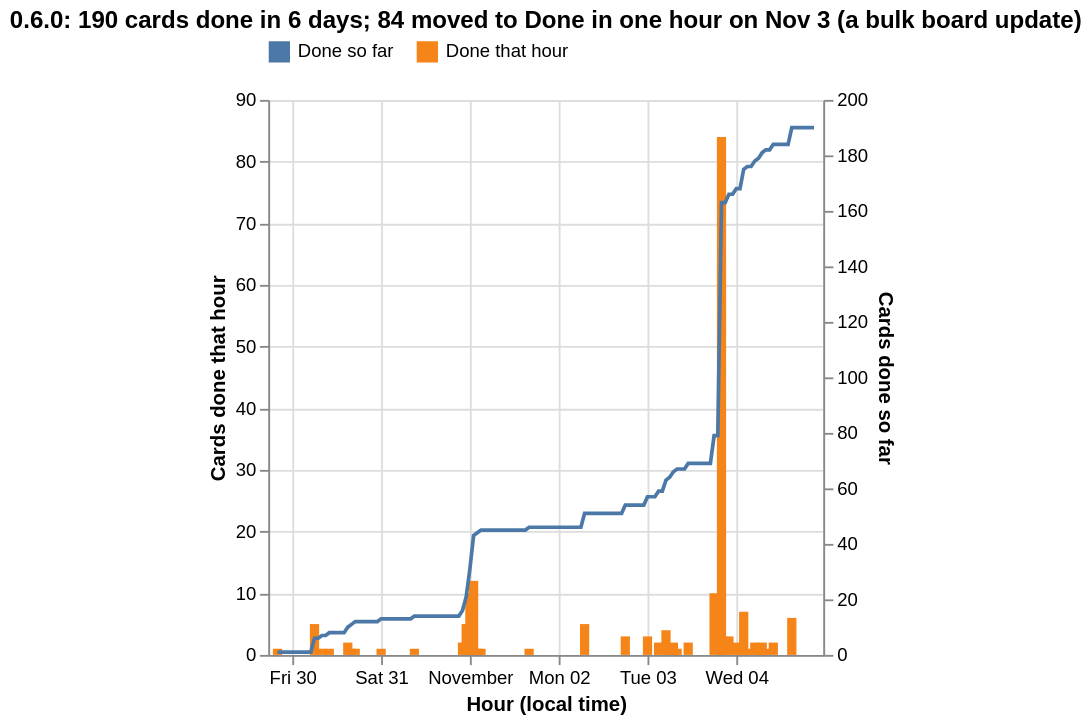

Write the Vega-Lite specification saved for this chart.
### Vega-Lite specification from a JSON file in a GitHub repository (floating-point values rounded to 4 significant figures; data arrays with more than 128 entries replaced by an {"elided": "..."} marker saying what was removed)
{"$schema": "https://vega.github.io/schema/vega-lite/v5.json", "title": {"text": "0.6.0: 190 cards done in 6 days; 84 moved to Done in one hour on Nov 3 (a bulk board update)"}, "layer": [{"data": {"values": {"elided": "146 records"}}, "mark": {"type": "bar"}, "encoding": {"x": {"field": "hour", "type": "temporal", "title": "Hour (local time)"}, "y": {"field": "value", "type": "quantitative", "title": "Cards done that hour"}, "color": {"field": "series", "type": "nominal", "title": null, "legend": {"orient": "top"}}, "tooltip": [{"field": "hour", "type": "temporal", "title": "Hour", "format": "%b %d %H:00"}, {"field": "value", "type": "quantitative", "title": "Cards done"}]}}, {"data": {"values": {"elided": "146 records"}}, "mark": {"type": "line"}, "encoding": {"x": {"field": "hour", "type": "temporal"}, "y": {"field": "value", "type": "quantitative", "title": "Cards done so far"}, "color": {"field": "series", "type": "nominal", "title": null, "legend": {"orient": "top"}}, "tooltip": [{"field": "hour", "type": "temporal", "title": "Hour", "format": "%b %d %H:00"}, {"field": "value", "type": "quantitative", "title": "Done so far"}]}}], "resolve": {"scale": {"y": "independent"}}}
